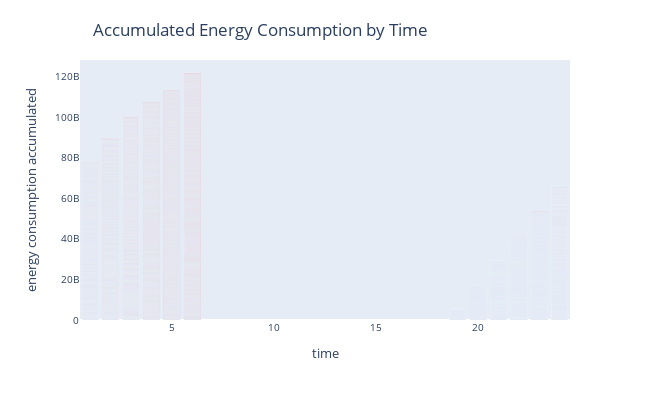

Notebook cell for this chart:
### Code cell
fig = px.bar(accumulated, y='sum', x='time', text_auto=False)
# fig.update_traces(textfont_size=30, textangle=0, textposition="outside", cliponaxis=False)

fig.update_traces(marker_color='red')
fig.update_xaxes(showgrid=False)
fig.update_yaxes(showgrid=False)
fig.update_layout(
    title={
        'text': "Accumulated Energy Consumption by Time",
        'y':0.94,
        'x':0.4,
        'xanchor': 'center',
        'yanchor': 'top'},
    width=650, height=400,
    # margin=dict(l=20, r=20, t=20, b=20),
    xaxis=dict(
        title='time',
        titlefont_size=13,
        tickfont_size=10,
    ),
    yaxis=dict(
        title='energy consumption accumulated',
        titlefont_size=13,
        tickfont_size=10,
    )
)

fig.show()

### Figure 1 — Plotly figure (JSON) as saved in the notebook; plotly's stock layout.template omitted (floating-point values rounded to 4 significant figures; data arrays with more than 128 entries replaced by an {"elided": "..."} marker saying what was removed)
{"data": [{"alignmentgroup": "True", "hovertemplate": "time=%{x}<br>sum=%{y}<extra></extra>", "legendgroup": "", "marker": {"color": "red", "pattern": {"shape": ""}}, "name": "", "offsetgroup": "", "orientation": "v", "showlegend": false, "textposition": "auto", "type": "bar", "x": {"elided": "23400 int values"}, "xaxis": "x", "y": {"elided": "23400 int values"}, "yaxis": "y"}], "layout": {"barmode": "relative", "height": 400, "legend": {"tracegroupgap": 0}, "margin": {"t": 60}, "title": {"text": "Accumulated Energy Consumption by Time", "x": 0.4, "xanchor": "center", "y": 0.94, "yanchor": "top"}, "width": 650, "xaxis": {"anchor": "y", "domain": [0, 1], "showgrid": false, "tickfont": {"size": 10}, "title": {"font": {"size": 13}, "text": "time"}}, "yaxis": {"anchor": "x", "domain": [0, 1], "showgrid": false, "tickfont": {"size": 10}, "title": {"font": {"size": 13}, "text": "energy consumption accumulated"}}}}
